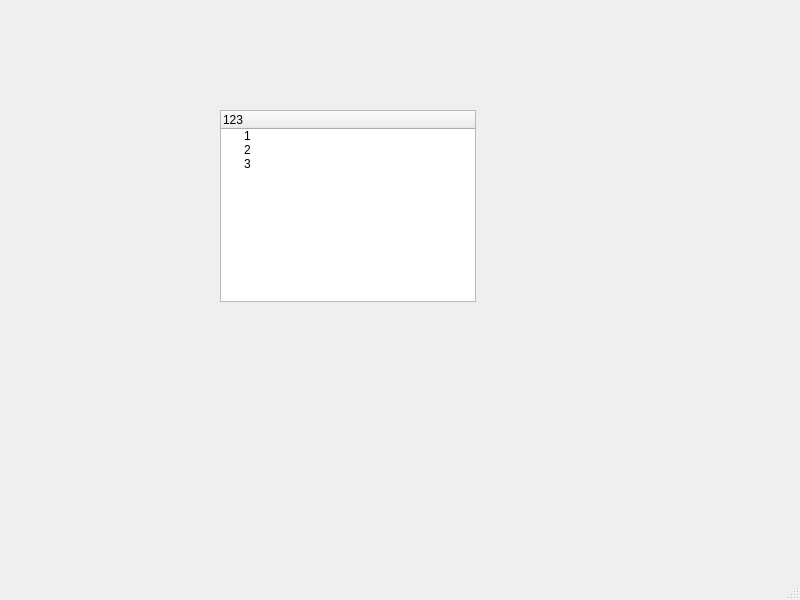
<?xml version="1.0" encoding="UTF-8"?>
<ui version="4.0">
 <class>MainWindow</class>
 <widget class="QMainWindow" name="MainWindow">
  <property name="geometry">
   <rect>
    <x>0</x>
    <y>0</y>
    <width>800</width>
    <height>600</height>
   </rect>
  </property>
  <property name="windowTitle">
   <string>MainWindow</string>
  </property>
  <widget class="QWidget" name="centralwidget">
   <widget class="QTreeWidget" name="treeWidget">
    <property name="geometry">
     <rect>
      <x>220</x>
      <y>110</y>
      <width>256</width>
      <height>192</height>
     </rect>
    </property>
    <column>
     <property name="text">
      <string>123</string>
     </property>
    </column>
    <item>
     <property name="text">
      <string>1</string>
     </property>
    </item>
    <item>
     <property name="text">
      <string>2</string>
     </property>
    </item>
    <item>
     <property name="text">
      <string>3</string>
     </property>
    </item>
   </widget>
  </widget>
  <widget class="QMenuBar" name="menubar">
   <property name="geometry">
    <rect>
     <x>0</x>
     <y>0</y>
     <width>800</width>
     <height>30</height>
    </rect>
   </property>
  </widget>
  <widget class="QStatusBar" name="statusbar"/>
 </widget>
 <resources/>
 <connections/>
</ui>
